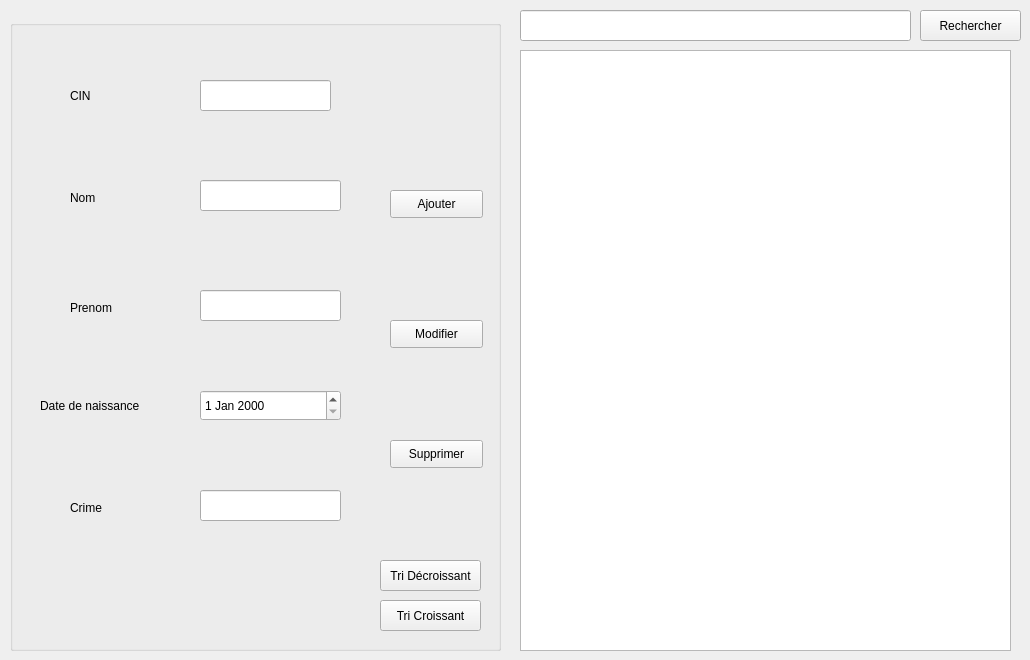
      <widget class="QWidget" name="tab_15">
       <attribute name="title">
        <string>Prisonnier</string>
       </attribute>
       <widget class="QGroupBox" name="groupBox_17">
        <property name="geometry">
         <rect>
          <x>10</x>
          <y>20</y>
          <width>491</width>
          <height>631</height>
         </rect>
        </property>
        <property name="title">
         <string/>
        </property>
        <widget class="QLabel" name="cin_prisonnier">
         <property name="geometry">
          <rect>
           <x>60</x>
           <y>50</y>
           <width>111</width>
           <height>51</height>
          </rect>
         </property>
         <property name="text">
          <string>CIN</string>
         </property>
        </widget>
        <widget class="QLabel" name="nom_prisonnier">
         <property name="geometry">
          <rect>
           <x>60</x>
           <y>170</y>
           <width>55</width>
           <height>16</height>
          </rect>
         </property>
         <property name="text">
          <string>Nom</string>
         </property>
        </widget>
        <widget class="QLabel" name="prenom_prisonnier">
         <property name="geometry">
          <rect>
           <x>60</x>
           <y>280</y>
           <width>55</width>
           <height>16</height>
          </rect>
         </property>
         <property name="text">
          <string>Prenom</string>
         </property>
        </widget>
        <widget class="QLabel" name="date_prisonnier">
         <property name="geometry">
          <rect>
           <x>30</x>
           <y>370</y>
           <width>171</width>
           <height>31</height>
          </rect>
         </property>
         <property name="text">
          <string>Date de naissance</string>
         </property>
        </widget>
        <widget class="QLabel" name="crime_prisonnier">
         <property name="geometry">
          <rect>
           <x>60</x>
           <y>480</y>
           <width>55</width>
           <height>16</height>
          </rect>
         </property>
         <property name="text">
          <string>Crime</string>
         </property>
        </widget>
        <widget class="QLineEdit" name="le_nom">
         <property name="geometry">
          <rect>
           <x>190</x>
           <y>160</y>
           <width>141</width>
           <height>31</height>
          </rect>
         </property>
        </widget>
        <widget class="QLineEdit" name="le_prenom">
         <property name="geometry">
          <rect>
           <x>190</x>
           <y>270</y>
           <width>141</width>
           <height>31</height>
          </rect>
         </property>
        </widget>
        <widget class="QLineEdit" name="le_crime">
         <property name="geometry">
          <rect>
           <x>190</x>
           <y>470</y>
           <width>141</width>
           <height>31</height>
          </rect>
         </property>
        </widget>
        <widget class="QDateEdit" name="le_date">
         <property name="geometry">
          <rect>
           <x>190</x>
           <y>370</y>
           <width>141</width>
           <height>31</height>
          </rect>
         </property>
        </widget>
        <widget class="QPushButton" name="ajouter_prisonnier">
         <property name="geometry">
          <rect>
           <x>380</x>
           <y>170</y>
           <width>93</width>
           <height>28</height>
          </rect>
         </property>
         <property name="text">
          <string>Ajouter</string>
         </property>
        </widget>
        <widget class="QPushButton" name="modifier_prisonnier">
         <property name="geometry">
          <rect>
           <x>380</x>
           <y>300</y>
           <width>93</width>
           <height>28</height>
          </rect>
         </property>
         <property name="text">
          <string>Modifier</string>
         </property>
        </widget>
        <widget class="QPushButton" name="supprimer_prisonnier">
         <property name="geometry">
          <rect>
           <x>380</x>
           <y>420</y>
           <width>93</width>
           <height>28</height>
          </rect>
         </property>
         <property name="text">
          <string>Supprimer</string>
         </property>
        </widget>
        <widget class="QLineEdit" name="le_cin">
         <property name="geometry">
          <rect>
           <x>190</x>
           <y>60</y>
           <width>131</width>
           <height>31</height>
          </rect>
         </property>
        </widget>
        <widget class="QPushButton" name="triD_prisonnier">
         <property name="geometry">
          <rect>
           <x>370</x>
           <y>540</y>
           <width>101</width>
           <height>31</height>
          </rect>
         </property>
         <property name="text">
          <string>Tri Décroissant</string>
         </property>
        </widget>
        <widget class="QPushButton" name="triC_prisonnier">
         <property name="geometry">
          <rect>
           <x>370</x>
           <y>580</y>
           <width>101</width>
           <height>31</height>
          </rect>
         </property>
         <property name="text">
          <string>Tri Croissant</string>
         </property>
        </widget>
       </widget>
       <widget class="QTableView" name="tab_prisonnier">
        <property name="geometry">
         <rect>
          <x>520</x>
          <y>50</y>
          <width>491</width>
          <height>601</height>
         </rect>
        </property>
       </widget>
       <widget class="QLineEdit" name="R_prisonnier">
        <property name="geometry">
         <rect>
          <x>520</x>
          <y>10</y>
          <width>391</width>
          <height>31</height>
         </rect>
        </property>
       </widget>
       <widget class="QPushButton" name="rechercher_prisonnier">
        <property name="geometry">
         <rect>
          <x>920</x>
          <y>10</y>
          <width>101</width>
          <height>31</height>
         </rect>
        </property>
        <property name="text">
         <string>Rechercher</string>
        </property>
       </widget>
      </widget>
